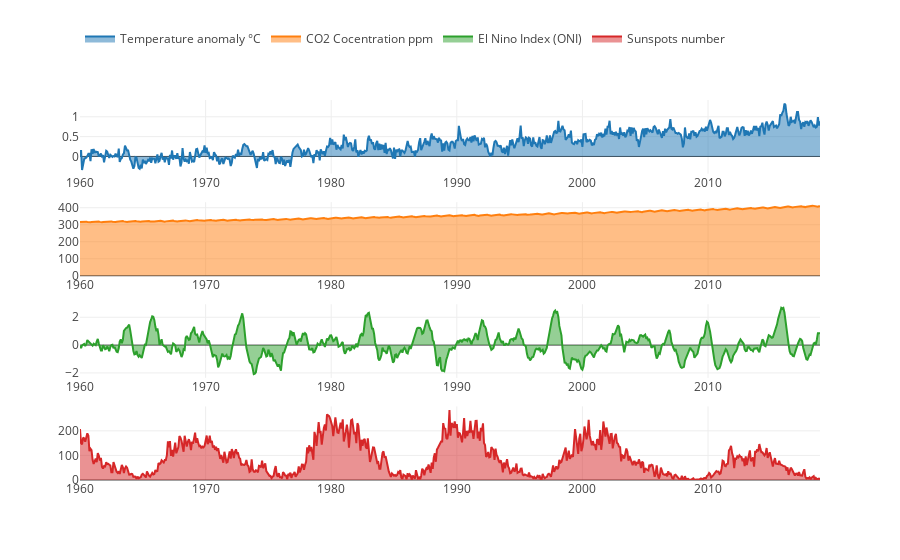

The code cell stored with this chart in its notebook:
### Markdown cell above
## Excersise 1

### Code cell
trace1 = go.Scatter(
  x=glb_range.index,
  y=glb_range.anomaly,
  name='Temperature anomaly °C',
  fill='tozeroy'
)
trace2 = go.Scatter(
  x=co2_range.index,
  y=co2_range.CO2filled,
  name='CO2 Cocentration ppm',
  fill='tozeroy'
)
trace3 = go.Scatter(
  x=oni_range.index,
  y=oni_range.ANOM,
  name='El Nino Index (ONI)',
  fill='tozeroy'
)

trace4 = go.Scatter(
    x=sunspots_range.index,
    y=sunspots_range.SNvalue,
  name='Sunspots number',
  fill='tozeroy'
)



fig = tools.make_subplots(rows=4, cols=1)

fig.append_trace(trace1, 1, 1)
fig.append_trace(trace2, 2, 1)
fig.append_trace(trace3, 3, 1)
fig.append_trace(trace4, 4, 1)


fig['layout'].update(legend=dict(x=0, y=1.2,
                orientation="h")
                )
py.iplot(fig, filename='stacked-subplots')

### Figure 1 — Plotly figure (JSON) as saved in the notebook; plotly's stock layout.template omitted (floating-point values rounded to 4 significant figures; data arrays with more than 128 entries replaced by an {"elided": "..."} marker saying what was removed)
{"data": [{"fill": "tozeroy", "name": "Temperature anomaly °C", "type": "scatter", "uid": "52dd60d2-394e-11e9-9cf8-309c23011465", "x": {"elided": "708 str values"}, "xaxis": "x", "y": {"elided": "708 float values"}, "yaxis": "y"}, {"fill": "tozeroy", "name": "CO2 Cocentration ppm", "type": "scatter", "uid": "52dfaafa-394e-11e9-b915-309c23011465", "x": {"elided": "708 str values"}, "xaxis": "x2", "y": {"elided": "708 float values"}, "yaxis": "y2"}, {"fill": "tozeroy", "name": "El Nino Index (ONI)", "type": "scatter", "uid": "52e1cec6-394e-11e9-8243-309c23011465", "x": {"elided": "708 str values"}, "xaxis": "x3", "y": {"elided": "708 float values"}, "yaxis": "y3"}, {"fill": "tozeroy", "name": "Sunspots number", "type": "scatter", "uid": "52e3c9e4-394e-11e9-9fd5-309c23011465", "x": {"elided": "708 str values"}, "xaxis": "x4", "y": {"elided": "708 float values"}, "yaxis": "y4"}], "layout": {"legend": {"orientation": "h", "x": 0, "y": 1.2}, "xaxis": {"anchor": "y", "domain": [0, 1]}, "xaxis2": {"anchor": "y2", "domain": [0, 1]}, "xaxis3": {"anchor": "y3", "domain": [0, 1]}, "xaxis4": {"anchor": "y4", "domain": [0, 1]}, "yaxis": {"anchor": "x", "domain": [0.8063, 1]}, "yaxis2": {"anchor": "x2", "domain": [0.5375, 0.7312]}, "yaxis3": {"anchor": "x3", "domain": [0.2687, 0.4625]}, "yaxis4": {"anchor": "x4", "domain": [0, 0.1938]}}}
